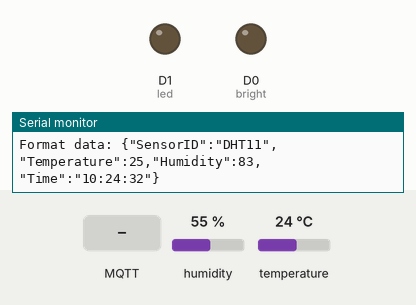
Recording of a sketch running on a simulated ESP8266 (NodeMCU). Shown: output pins drawn as LEDs (lit = HIGH), the last lines printed to the serial monitor. The test bench sets the inputs (shaded band); at power-on: humidity 55 %, temperature 24 °C. WiFi joins after 1.5 s; servers stay silent unless stated; network time is answered at once with the bench clock; the local clock reads 2024-03-15 10:24:30 at power-on unless the sketch sets it; random numbers use the default seed unless the sketch sets one; no MQTT or app messages arrive unless stated.

Above: at 2.7 s.
2.8 s: MQTT message "ON" arrives on the first subscribed topic
At 4.0 s:
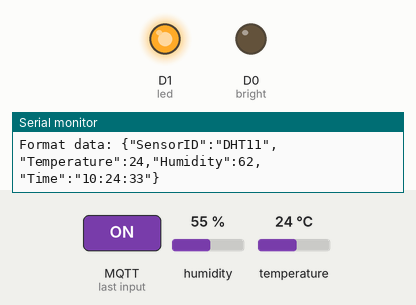
4.3 s: MQTT message "1" arrives on the second subscribed topic
At 5.1 s:
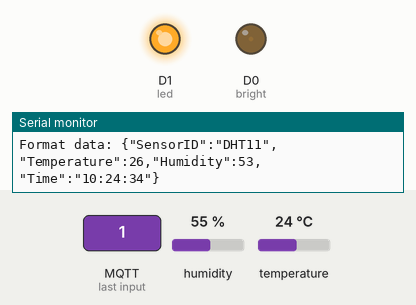
5.8 s: MQTT message "home/switch" arrives on the second subscribed topic
At 6.2 s:
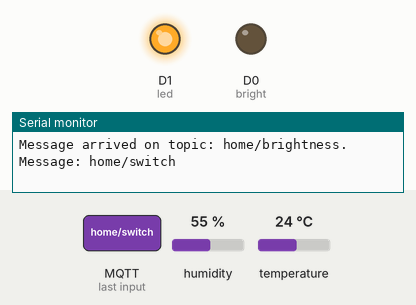
Timing chart, 0 to 8.8 s (numbered marks = the images above; inputs shaded):
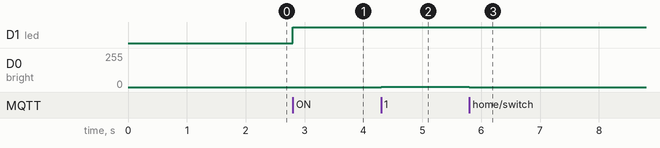

The sketch:

server.ino
```cpp
#include <ESP8266WiFi.h>
#include <PubSubClient.h>
#include "DHT.h"
#include <ArduinoJson.h>
#include <WiFiUdp.h>
#include <NTPClient.h>
#define DHTTYPE DHT11   // DHT 11
#define ssid "huongnguyen"
#define password "123456789"
// Thông tin về MQTT Broker
#define mqtt_server "192.168.43.160" // Thay bằng địa chỉ IP
//#define ssid "2 anh hang xom tot bung"
//#define password "30261997"
//// Thông tin về MQTT Broker
//#define mqtt_server "192.168.43.190" // Thay bằng địa chỉ IP
#define mqtt_topic_pub "test"   //Giữ nguyên nếu bạn tạo topic tên là demo
#define mqtt_topic_sub "test"
#define mqtt_user ""    //Giữ nguyên nếu bạn tạo user là lophocvui và pass là 123456
#define mqtt_pass ""

const uint16_t mqtt_port = 1883; //Port của MQTT

WiFiClient espClient;
PubSubClient client(espClient);

const int DHTPin = D5;       //Đọc dữ liệu từ DHT11 ở chân D5 trên mạch esp8266

long lastMsg = 0;
char msg[50];
int value = 0;
// Timers auxiliar variables
long now = millis();
long lastMeasure = 0;

// Thiet Lap cam bien DHT.
DHT dht(DHTPin, DHTTYPE);
//GPIO 5 = D1
const int led = D1;
//GPIO 4 = D2
const int bright = D0;

const long utcOffsetInSeconds = 7*60*60;
WiFiUDP ntpUDP;
NTPClient timeClient(ntpUDP, "asia.pool.ntp.org", utcOffsetInSeconds);
String formattedDate;
String dayStamp;
String timeStamp;

void setup() {
  Serial.begin(115200);
  setup_wifi();
  client.setServer(mqtt_server, mqtt_port);
  pinMode(led, OUTPUT);
  pinMode(bright, OUTPUT);
  analogWrite(bright,0);
  digitalWrite(led,0);
  dht.begin();
  timeClient.begin();
  client.setCallback(callback);
}
// Hàm kết nối wifi
void setup_wifi() {
  delay(10);
  Serial.println();
  Serial.print("Connecting to ");
  Serial.println(ssid);
  WiFi.begin(ssid, password);
  while (WiFi.status() != WL_CONNECTED) {
    delay(500);
    Serial.print(".");
  }
  Serial.println("");
  Serial.println("WiFi connected");
  Serial.println("IP address: ");
  Serial.println(WiFi.localIP());
}
void reconnect() {
  while (!client.connected()) {
    Serial.print("Attempting MQTT connection...");

    if (client.connect("ESP8266Client")) {
    //if (client.connect("ESP8266Client", mqtt_user, mqtt_pass)) {
      Serial.println("connected");
      client.publish(mqtt_topic_pub, "ESP_reconnected");
      client.subscribe("home/switch");
      client.subscribe("home/brightness");
    }
    else
    {
      Serial.print("failed, rc=");
      Serial.print(client.state());
      Serial.println(" try again in 5 seconds");
      // Đợi 5s
      delay(5000);
    }
  }
}
void callback(String topic, byte* message, unsigned int length) {
    Serial.print("Message arrived on topic: ");
    Serial.print(topic);
    Serial.print(". Message: ");
    String messageTemp;
    for (int i = 0; i < length; i++) {
        Serial.print((char)message[i]);
        messageTemp += (char)message[i];
    }
    Serial.println();
    if(topic=="home/switch"){
      Serial.print("Changing Light to ");
      if(messageTemp == "ON"){
        digitalWrite(led,1);
        Serial.print("On");
      }
      else if(messageTemp == "OFF"){
        digitalWrite(led,0);
        Serial.print("Off");
      }
    }
    if(topic=="home/brightness"){
      int value = messageTemp.toInt();
      analogWrite(bright,value);
    }
    Serial.println();
}

void loop() {

  if (!client.connected()) {
    reconnect();
  }
  if(!client.loop())
    client.connect("ESP8266Client");

  now = millis();
  timeClient.update();
  StaticJsonBuffer<200> jsonBuffer;
  JsonObject& data = jsonBuffer.createObject();
  if (now - lastMeasure > 1000) {
    lastMeasure = now;
    float h = dht.readHumidity();
    float t = dht.readTemperature();

    if (isnan(h) || isnan(t)) {
      Serial.println("\nFailed to read from DHT sensor!");
      return;
    }

    formattedDate = timeClient.getFormattedDate();
    // Extract date
    int splitT = formattedDate.indexOf("T");
    dayStamp = formattedDate.substring(0, splitT);
    int day = dayStamp.length() + 1;
    char day_array[day];
    dayStamp.toCharArray(day_array,day);
    // Extract time
    timeStamp = formattedDate.substring(splitT+1, formattedDate.length()-1);
    int tim = timeStamp.length() + 1;
    char time_array[tim];
    timeStamp.toCharArray(time_array,tim);

    data["SensorID"] = "DHT11";
//   data["Temperature"] = t ;
//    data["Humidity"] = h;
    data["Temperature"] = random(20,38);
    data["Humidity"] = random(45,90);
    data["Time"] = timeStamp;
    char payload[256];
    data.printTo(payload, sizeof(payload));
    String strPayload = String(payload);
    Serial.print("Format data: ");
    Serial.println(strPayload);
    client.publish("home/sensors", strPayload.c_str());
  }
}
```

Measured:
- after the input at 2.8 s, D1 (led): LOW → HIGH at once
- after the input at 4.3 s, D0 (bright): 0/255 → 1/255 at once
- after the input at 5.8 s, D0 (bright): 1/255 → 0/255 at once
